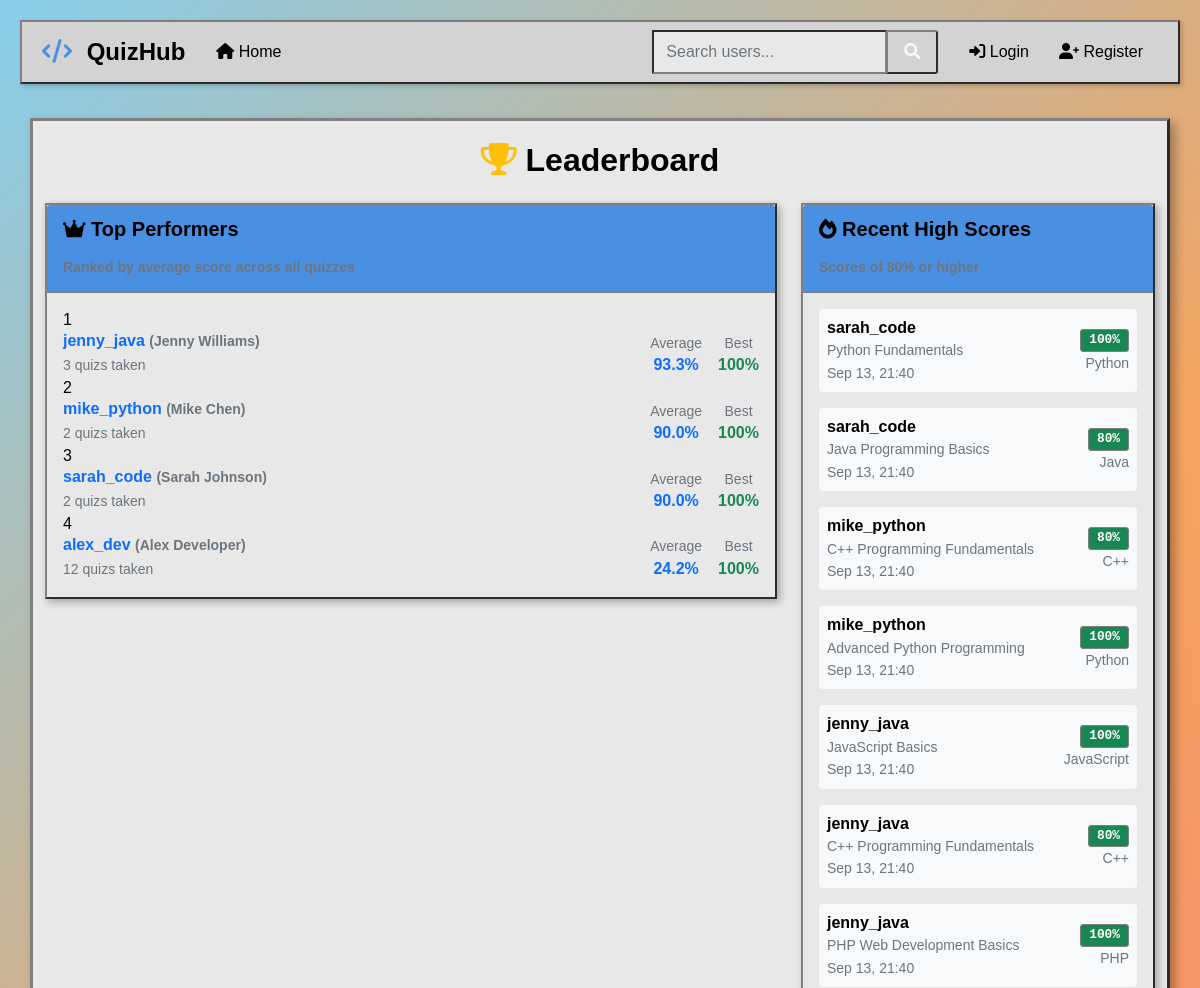
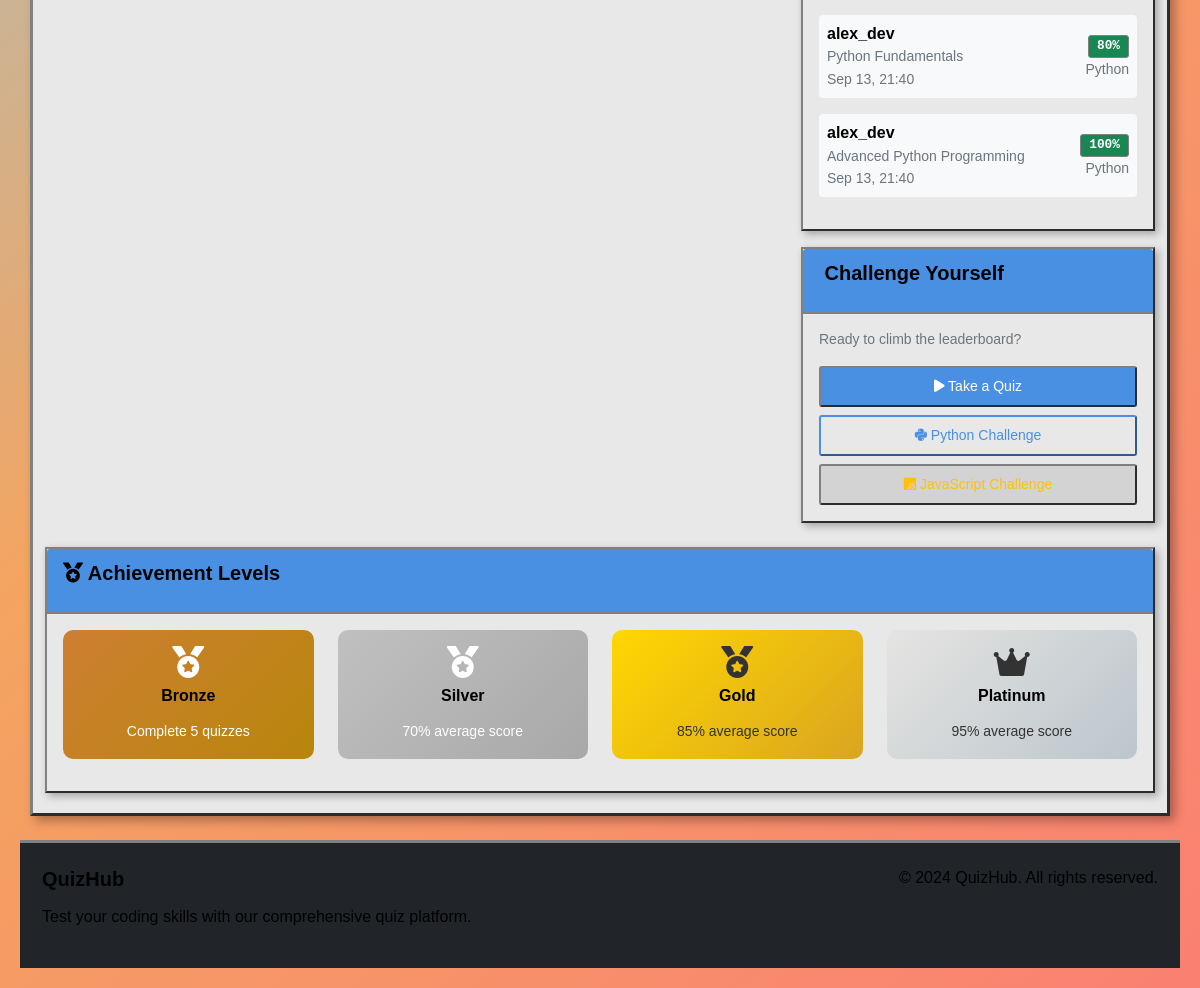
Page /leaderboard/ on the committed database (2 pictures, top to bottom).
### accounts/models.py (models this page shows, shortened)
class CustomUser(AbstractUser):
    email = models.EmailField(unique=True)
    date_joined = models.DateTimeField(auto_now_add=True)
    is_verified = models.BooleanField(default=False)

### quizzes/models.py (models this page shows, shortened)
class QuizAttempt(models.Model):
    user = models.ForeignKey(User, on_delete=models.CASCADE, related_name='quiz_attempts')
    quiz = models.ForeignKey(Quiz, on_delete=models.CASCADE, related_name='attempts')
    score = models.IntegerField(validators=[MinValueValidator(0), MaxValueValidator(100)])
    total_questions = models.IntegerField()
    correct_answers = models.IntegerField()
    time_taken = models.DurationField(null=True, blank=True)
    completed_at = models.DateTimeField(auto_now_add=True)
    class Meta:
        ordering = ['-completed_at']
        unique_together = ['user', 'quiz', 'completed_at']

class Quiz(models.Model):
    LANGUAGE_CHOICES = [
        ('python', 'Python'),
        ('java', 'Java'),
        ('cpp', 'C++'),
        ('javascript', 'JavaScript'),
        ('c', 'C'),
        ('php', 'PHP'),
        ('ruby', 'Ruby'),
        ('go', 'Go'),
    ]
    title = models.CharField(max_length=200)
    description = models.TextField(blank=True)
    language = models.CharField(max_length=20, choices=LANGUAGE_CHOICES)
    difficulty = models.CharField(max_length=20, choices=[
        ('beginner', 'Beginner'),
        ('intermediate', 'Intermediate'),
        ('advanced', 'Advanced'),
    ], default='beginner')
    created_by = models.ForeignKey(User, on_delete=models.CASCADE, related_name='created_quizzes')
    created_at = models.DateTimeField(auto_now_add=True)
    updated_at = models.DateTimeField(auto_now=True)
    is_active = models.BooleanField(default=True)
    time_limit = models.IntegerField(default=30, help_text="Time limit in minutes")
    class Meta:
        verbose_name_plural = "Quizzes"
        ordering = ['-created_at']

### quizzes/views.py (the view)
# urls.py: path('leaderboard/', views.leaderboard, name='leaderboard'),
def leaderboard(request):
    top_users = User.objects.annotate(
        total_attempts=Count('quiz_attempts'),
        avg_score=Avg('quiz_attempts__score'),
        best_score=Max('quiz_attempts__score')
    ).filter(total_attempts__gt=0).order_by('-avg_score', '-best_score')[:20]
    recent_attempts = QuizAttempt.objects.select_related('user', 'quiz').filter(
        score__gte=80
    ).order_by('-completed_at')[:10]
    context = {
        'top_users': top_users,
        'recent_attempts': recent_attempts
    }
    return render(request, 'quizzes/leaderboard.html', context)

### templates/quizzes/leaderboard.html (shortened to what this page needs)
{% extends 'base/base.html' %}
{% load static %}
{% block content %}
<div class="row">
    <div class="col-12">
        <h2 class="text-center mb-4">
            <i class="fas fa-trophy text-warning"></i> Leaderboard
        </h2>
    </div>
</div>
<div class="row">
    <div class="col-lg-8">
        <div class="card">
            <div class="card-header">
                <h5><i class="fas fa-crown"></i> Top Performers</h5>
                <small class="text-muted">Ranked by average score across all quizzes</small>
            </div>
            <div class="card-body">
                {% for user in top_users %}
                <div class="leaderboard-item">
                    <div class="rank-badge {% if forloop.counter == 1 %}rank-1{% elif forloop.counter == 2 %}rank-2{% elif forloop.counter == 3 %}rank-3{% else %}rank-other{% endif %}">
                        {{ forloop.counter }}
                    </div>
                    <div class="flex-grow-1">
                        <div class="d-flex justify-content-between align-items-center">
                            <div>
                                <h6 class="mb-1">
                                    <a href="{% url 'profiles:profile' user.username %}" class="text-decoration-none">
                                        {{ user.username }}
                                        {% if user.first_name or user.last_name %}
                                        <small class="text-muted">({{ user.first_name }} {{ user.last_name }})</small>
                                        {% endif %}
                                    </a>
                                </h6>
                                <small class="text-muted">
                                    {{ user.total_attempts }} quiz{{ user.total_attempts|pluralize }} taken
                                </small>
                            </div>
                            <div class="text-end">
                                <div class="d-flex gap-3">
                                    <div class="text-center">
                                        <small class="text-muted">Average</small>
                                        <br>
                                        <strong class="text-primary">{{ user.avg_score|floatformat:1 }}%</strong>
                                    </div>
                                    <div class="text-center">
                                        <small class="text-muted">Best</small>
                                        <br>
                                        <strong class="text-success">{{ user.best_score }}%</strong>
                                    </div>
                                </div>
                            </div>
                        </div>
                    </div>
                </div>
                {% endfor %}
            </div>
        </div>
    </div>
    <div class="col-lg-4">
        <div class="card">
            <div class="card-header">
                <h5><i class="fas fa-fire"></i> Recent High Scores</h5>
                <small class="text-muted">Scores of 80% or higher</small>
            </div>
            <div class="card-body">
                {% for attempt in recent_attempts %}
                <div class="d-flex justify-content-between align-items-center mb-3 p-2 bg-light rounded">
                    <div>
                        <strong>{{ attempt.user.username }}</strong>
                        <br>
                        <small class="text-muted">{{ attempt.quiz.title }}</small>
                        <br>
                        <small class="text-muted">{{ attempt.completed_at|date:"M d, H:i" }}</small>
                    </div>
                    <div class="text-end">
                        <span class="badge bg-success">{{ attempt.score }}%</span>
                        <br>
                        <small class="text-muted">{{ attempt.quiz.get_language_display }}</small>
                    </div>
                </div>
                {% empty %}
                <div class="text-center py-3">
                    <i class="fas fa-star fa-2x text-muted mb-2"></i>
                    <p class="text-muted mb-0">No high scores yet</p>
                </div>
                {% endfor %}
            </div>
        </div>
        <div class="card mt-3">
            <div class="card-header">
                <h5> Challenge Yourself</h5>
            </div>
            <div class="card-body">
                <p class="small text-muted">Ready to climb the leaderboard?</p>
                <div class="d-grid gap-2">
                    <a href="{% url 'quizzes:home' %}" class="btn btn-primary btn-sm">
                        <i class="fas fa-play"></i> Take a Quiz
                    </a>
                    <a href="{% url 'quizzes:home' %}?language=python" class="btn btn-outline-primary btn-sm">
                        <i class="fab fa-python"></i> Python Challenge
                    </a>
                    <a href="{% url 'quizzes:home' %}?language=javascript" class="btn btn-outline-warning btn-sm">
                        <i class="fab fa-js"></i> JavaScript Challenge
                    </a>
                </div>
            </div>
        </div>
    </div>
</div>
<div class="row mt-4">
    <div class="col-12">
        <div class="card">
            <div class="card-header">
                <h5><i class="fas fa-medal"></i> Achievement Levels</h5>
            </div>
            <div class="card-body">
                <div class="row text-center">
                    <div class="col-md-3 mb-3">
                        <div class="achievement-badge bronze">
                            <i class="fas fa-medal fa-2x mb-2"></i>
                            <h6>Bronze</h6>
                            <small>Complete 5 quizzes</small>
                        </div>
                    </div>
                    <div class="col-md-3 mb-3">
                        <div class="achievement-badge silver">
                            <i class="fas fa-medal fa-2x mb-2"></i>
                            <h6>Silver</h6>
                            <small>70% average score</small>
                        </div>
                    </div>
                    <div class="col-md-3 mb-3">
                        <div class="achievement-badge gold">
                            <i class="fas fa-medal fa-2x mb-2"></i>
                            <h6>Gold</h6>
                            <small>85% average score</small>
                        </div>
                    </div>
                    <div class="col-md-3 mb-3">
                        <div class="achievement-badge platinum">
                            <i class="fas fa-crown fa-2x mb-2"></i>
                            <h6>Platinum</h6>
                            <small>95% average score</small>
                        </div>
                    </div>
                </div>
            </div>
        </div>
    </div>
</div>
{% endblock %}

### static/css/style.css (style rules this page uses)
:root { --retro-primary: #4A90E2; --retro-secondary: #7ED321; --retro-accent: #F5A623; --retro-purple: #9013FE; --retro-pink: #E91E63; --retro-orange: #FF6347; --retro-yellow: #FFD700; --retro-cyan: #00BCD4; --retro-bg-main: linear-gradient(135deg, #87CEEB 0%, #F4A460 50%, #FA8072 100%); --retro-bg-window: #E8E8E8; --retro-bg-panel: #D3D3D3; --retro-bg-dark: #2F4F4F; --retro-border: #808080; --retro-border-light: #C0C0C0; --retro-border-dark: #404040; --retro-text-primary: #000000; --retro-text-secondary: #404040; --retro-text-white: #FFFFFF; --retro-font-primary: 'Courier New', 'Monaco', monospace; --retro-font-display: 'Arial', sans-serif; }
body { background: var(--retro-bg-main); font-family: var(--retro-font-primary); font-weight: 400; min-height: 100vh; display: flex; flex-direction: column; line-height: 1.4; color: var(--retro-text-primary); margin: 0; padding: 20px; }
* { box-sizing: border-box; }
h1, h2, h3, h4, h5, h6 { font-family: var(--retro-font-display); font-weight: 700; color: var(--retro-text-primary); margin-bottom: 15px; }
p, span, div { font-weight: 400; color: var(--retro-text-primary); }
.card { border: 2px solid var(--retro-border); border-style: outset; border-radius: 0; box-shadow: 3px 3px 8px rgba(0,0,0,0.3); background: var(--retro-bg-window); transition: all 0.2s ease; overflow: hidden; font-family: var(--retro-font-display); }
.card-header { background: var(--retro-primary); color: var(--retro-text-white); border: none; border-bottom: 2px solid var(--retro-border); padding: 12px 16px; font-weight: 600; font-family: var(--retro-font-display); }
.card-body { padding: 16px; background: var(--retro-bg-window); font-family: var(--retro-font-display); }
.badge { border: 1px solid var(--retro-border); border-radius: 3px; padding: 4px 8px; font-weight: 600; font-family: var(--retro-font-primary); font-size: 0.8rem; }
.btn { border: 2px solid var(--retro-border); border-style: outset; border-radius: 3px; padding: 8px 16px; font-weight: 500; transition: all 0.1s ease; font-family: var(--retro-font-display); cursor: pointer; background: var(--retro-bg-panel); }
.btn-primary { background: var(--retro-primary); color: var(--retro-text-white); border-color: var(--retro-border); }
.btn-outline-primary { background: var(--retro-bg-window); color: var(--retro-primary); border-color: var(--retro-primary); }

### templates/quizzes/leaderboard.html (style rules this page uses)
.achievement-badge { padding: 1rem; border-radius: 10px; background: linear-gradient(135deg, #f8f9fa 0%, #e9ecef 100%); }
.achievement-badge.bronze { background: linear-gradient(135deg, #cd7f32 0%, #b8860b 100%); color: white; }
.achievement-badge.silver { background: linear-gradient(135deg, #c0c0c0 0%, #a8a8a8 100%); color: white; }
.achievement-badge.gold { background: linear-gradient(135deg, #ffd700 0%, #daa520 100%); color: #333; }
.achievement-badge.platinum { background: linear-gradient(135deg, #e5e4e2 0%, #bcc6cc 100%); color: #333; }

### rows in the picture
CustomUser: username "jenny_java", first_name "Jenny", last_name "Williams", total_attempts "3", avg_score "93.3", best_score "100"
CustomUser: username "mike_python", first_name "Mike", last_name "Chen", total_attempts "2", avg_score "90.0", best_score "100"
CustomUser: username "sarah_code", first_name "Sarah", last_name "Johnson", total_attempts "2", avg_score "90.0", best_score "100"
CustomUser: username "alex_dev", first_name "Alex", last_name "Developer", total_attempts "12", avg_score "24.2", best_score "100"
QuizAttempt: user.username "sarah_code", quiz "Python Fundamentals", completed_at "Sep 13, 21:40", score "100", quiz.language "Python"
QuizAttempt: user.username "sarah_code", quiz "Java Programming Basics", completed_at "Sep 13, 21:40", score "80", quiz.language "Java"
QuizAttempt: user.username "mike_python", quiz "C++ Programming Fundamentals", completed_at "Sep 13, 21:40", score "80", quiz.language "C++"
QuizAttempt: user.username "mike_python", quiz "Advanced Python Programming", completed_at "Sep 13, 21:40", score "100", quiz.language "Python"
QuizAttempt: user.username "jenny_java", quiz "JavaScript Basics", completed_at "Sep 13, 21:40", score "100", quiz.language "JavaScript"
QuizAttempt: user.username "jenny_java", quiz "C++ Programming Fundamentals", completed_at "Sep 13, 21:40", score "80", quiz.language "C++"
QuizAttempt: user.username "jenny_java", quiz "PHP Web Development Basics", completed_at "Sep 13, 21:40", score "100", quiz.language "PHP"
QuizAttempt: user.username "alex_dev", quiz "Python Fundamentals", completed_at "Sep 13, 21:40", score "80", quiz.language "Python"
QuizAttempt: user.username "alex_dev", quiz "Advanced Python Programming", completed_at "Sep 13, 21:40", score "100", quiz.language "Python"
